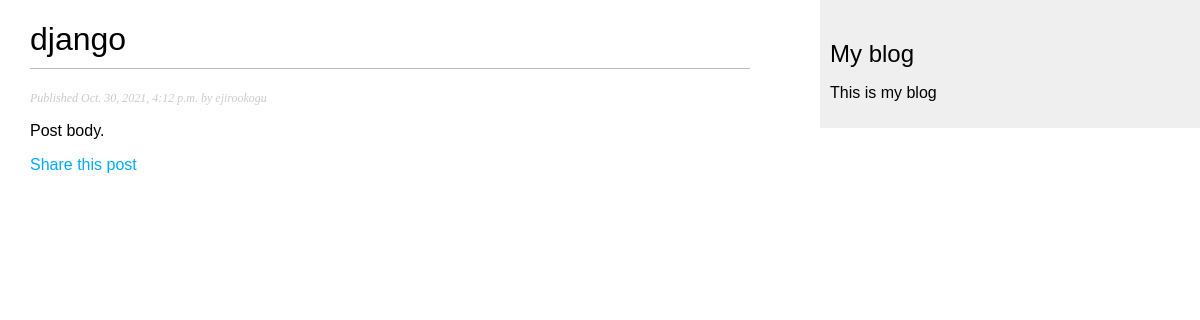
/blog/2021/10/30/another-post/, run on the app's committed database.
### blog/models.py (models this page shows, shortened)
class Post(models.Model):
    STATUS_CHOICES = (
        ('draft', 'Draft'),
        ('published', 'Published'),
    )
    title = models.CharField(max_length=250)
    slug = models.SlugField(max_length=250, unique_for_date='publish')
    author = models.ForeignKey(User, on_delete=models.CASCADE, related_name='blog_posts')
    body = models.TextField()
    publish = models.DateTimeField(default=timezone.now)
    created = models.DateTimeField(auto_now_add=True)
    updated = models.DateTimeField(auto_now=True)
    status = models.CharField(max_length=10, choices=STATUS_CHOICES, default='draft')
    objects = models.Manager() # The default manager.
    published = PublishedManager() # Our custom manager.
    class Meta:
        ordering = ('-publish',)

### blog/views.py (the view)
def post_detail(request, year, month, day, post):
    post = get_object_or_404(Post, slug=post,
                                   status='published',
                                   publish__year=year,
                                   publish__month=month,
                                   publish__day=day)
    comments = post.comments.filter(active=True)
    new_comment = None
    if request.method == 'POST':
        comment_form = CommentForm(data=request.POST)
        if comment_form.is_valid():
            new_comment = comment_form.save(commit=False)
            new_comment.post = post
            new_comment.save()
    else:
        comment_form = CommentForm()
    return render(request,
                  'blog/post/detail.html',
                  {'post': post,
                   'comments': comments,
                   'new_comment': new_comment,
                   'comment_form': comment_form})

### blog/templates/blog/post/detail.html (shortened to what this page needs)
{% extends "blog/base.html" %}
{% block content %}
  <h1>{{ post.title }}</h1>
  <p class="date">
      Published {{ post.publish }} by {{ post.author}}
  </p>
  {{ post.body|linebreaks }}
  <p>
    <a href="{% url "blog:post_share" post.id %}">
      Share this post
    </a>
  </p>
{% endblock %}

### blog/static/css/blog.css (style rules this page uses)
body { margin:0; padding:0; font-family:helvetica, sans-serif; }
a { color:#00abff; text-decoration:none; }
h1 { font-weight:normal; border-bottom:1px solid #bbb; padding:0 0 10px 0; }
p.date { color:#ccc; font-family: georgia, serif; font-size: 12px; font-style: italic; }

### data on the page
Post: title "django", publish "Oct. 30, 2021, 4:12 p.m.", author "ejirookogu", body "Post body."
